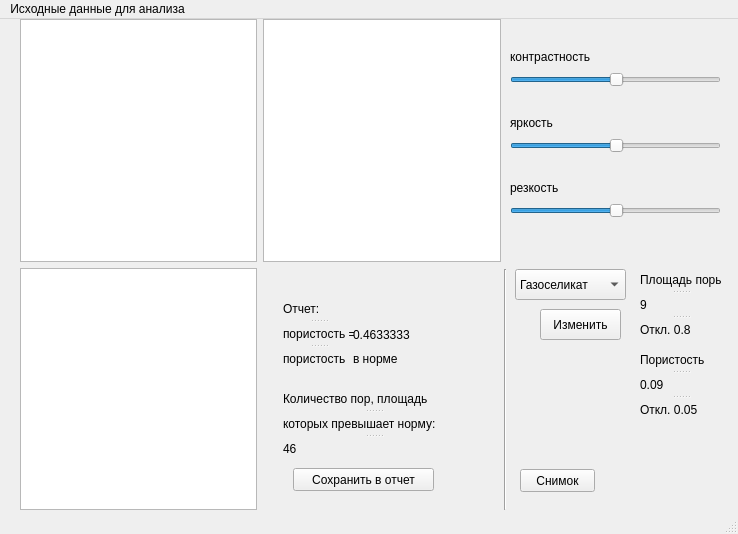
<?xml version="1.0" encoding="UTF-8"?>
<ui version="4.0">
 <class>MainWindow</class>
 <widget class="QMainWindow" name="MainWindow">
  <property name="geometry">
   <rect>
    <x>0</x>
    <y>0</y>
    <width>738</width>
    <height>534</height>
   </rect>
  </property>
  <property name="windowTitle">
   <string>MainWindow</string>
  </property>
  <property name="inputMethodHints">
   <set>Qt::ImhFormattedNumbersOnly</set>
  </property>
  <widget class="QWidget" name="centralwidget">
   <widget class="QComboBox" name="comboBox">
    <property name="geometry">
     <rect>
      <x>515</x>
      <y>250</y>
      <width>111</width>
      <height>31</height>
     </rect>
    </property>
    <item>
     <property name="text">
      <string>Газоселикат</string>
     </property>
    </item>
   </widget>
   <widget class="Line" name="line">
    <property name="geometry">
     <rect>
      <x>495</x>
      <y>250</y>
      <width>20</width>
      <height>241</height>
     </rect>
    </property>
    <property name="orientation">
     <enum>Qt::Vertical</enum>
    </property>
   </widget>
   <widget class="QPushButton" name="pushButton">
    <property name="geometry">
     <rect>
      <x>540</x>
      <y>290</y>
      <width>81</width>
      <height>31</height>
     </rect>
    </property>
    <property name="text">
     <string>Изменить</string>
    </property>
   </widget>
   <widget class="QPushButton" name="pushButton_3">
    <property name="geometry">
     <rect>
      <x>520</x>
      <y>450</y>
      <width>75</width>
      <height>23</height>
     </rect>
    </property>
    <property name="text">
     <string>Снимок</string>
    </property>
   </widget>
   <widget class="QSplitter" name="splitter_3">
    <property name="geometry">
     <rect>
      <x>640</x>
      <y>250</y>
      <width>81</width>
      <height>71</height>
     </rect>
    </property>
    <property name="orientation">
     <enum>Qt::Vertical</enum>
    </property>
    <widget class="QLabel" name="label_12">
     <property name="text">
      <string>Площадь поры</string>
     </property>
    </widget>
    <widget class="QLabel" name="label_13">
     <property name="text">
      <string>9</string>
     </property>
    </widget>
    <widget class="QLabel" name="label_14">
     <property name="text">
      <string>Откл. 0.8</string>
     </property>
    </widget>
   </widget>
   <widget class="QSplitter" name="splitter_4">
    <property name="geometry">
     <rect>
      <x>640</x>
      <y>330</y>
      <width>81</width>
      <height>71</height>
     </rect>
    </property>
    <property name="orientation">
     <enum>Qt::Vertical</enum>
    </property>
    <widget class="QLabel" name="label_15">
     <property name="text">
      <string>Пористость</string>
     </property>
    </widget>
    <widget class="QLabel" name="label_16">
     <property name="text">
      <string>0.09</string>
     </property>
    </widget>
    <widget class="QLabel" name="label_17">
     <property name="text">
      <string>Откл. 0.05</string>
     </property>
    </widget>
   </widget>
   <widget class="QWidget" name="">
    <property name="geometry">
     <rect>
      <x>20</x>
      <y>0</y>
      <width>481</width>
      <height>491</height>
     </rect>
    </property>
    <layout class="QGridLayout" name="gridLayout">
     <item row="0" column="1">
      <widget class="QGraphicsView" name="graphicsView_2">
       <property name="enabled">
        <bool>true</bool>
       </property>
      </widget>
     </item>
     <item row="1" column="0">
      <widget class="QGraphicsView" name="graphicsView_3">
       <property name="enabled">
        <bool>true</bool>
       </property>
      </widget>
     </item>
     <item row="0" column="0">
      <widget class="QGraphicsView" name="graphicsView">
       <property name="enabled">
        <bool>true</bool>
       </property>
      </widget>
     </item>
     <item row="1" column="1">
      <widget class="QWidget" name="widget_4" native="true">
       <widget class="QSplitter" name="splitter_2">
        <property name="geometry">
         <rect>
          <x>20</x>
          <y>120</y>
          <width>181</width>
          <height>71</height>
         </rect>
        </property>
        <property name="orientation">
         <enum>Qt::Vertical</enum>
        </property>
        <widget class="QLabel" name="label_7">
         <property name="text">
          <string>Количество пор, площадь</string>
         </property>
        </widget>
        <widget class="QLabel" name="label_8">
         <property name="text">
          <string>которых превышает норму:</string>
         </property>
        </widget>
        <widget class="QLabel" name="label_9">
         <property name="text">
          <string>46</string>
         </property>
        </widget>
       </widget>
       <widget class="QLabel" name="label_10">
        <property name="geometry">
         <rect>
          <x>90</x>
          <y>59</y>
          <width>111</width>
          <height>16</height>
         </rect>
        </property>
        <property name="text">
         <string>0.4633333</string>
        </property>
       </widget>
       <widget class="QLabel" name="label_11">
        <property name="geometry">
         <rect>
          <x>90</x>
          <y>83</y>
          <width>81</width>
          <height>16</height>
         </rect>
        </property>
        <property name="text">
         <string>в норме</string>
        </property>
       </widget>
       <widget class="QPushButton" name="pushButton_2">
        <property name="geometry">
         <rect>
          <x>30</x>
          <y>200</y>
          <width>141</width>
          <height>23</height>
         </rect>
        </property>
        <property name="text">
         <string>Сохранить в отчет</string>
        </property>
       </widget>
       <widget class="QSplitter" name="splitter">
        <property name="geometry">
         <rect>
          <x>20</x>
          <y>30</y>
          <width>71</width>
          <height>71</height>
         </rect>
        </property>
        <property name="orientation">
         <enum>Qt::Vertical</enum>
        </property>
        <widget class="QLabel" name="label">
         <property name="text">
          <string>Отчет:</string>
         </property>
        </widget>
        <widget class="QLabel" name="label_2">
         <property name="text">
          <string>пористость =</string>
         </property>
        </widget>
        <widget class="QLabel" name="label_6">
         <property name="text">
          <string>пористость</string>
         </property>
        </widget>
       </widget>
      </widget>
     </item>
    </layout>
   </widget>
   <widget class="QWidget" name="">
    <property name="geometry">
     <rect>
      <x>500</x>
      <y>20</y>
      <width>231</width>
      <height>191</height>
     </rect>
    </property>
    <layout class="QVBoxLayout" name="verticalLayout">
     <item>
      <widget class="QWidget" name="widget_3" native="true">
       <widget class="QSlider" name="horizontalSlider_5">
        <property name="geometry">
         <rect>
          <x>10</x>
          <y>30</y>
          <width>211</width>
          <height>22</height>
         </rect>
        </property>
        <property name="mouseTracking">
         <bool>false</bool>
        </property>
        <property name="autoFillBackground">
         <bool>true</bool>
        </property>
        <property name="value">
         <number>50</number>
        </property>
        <property name="orientation">
         <enum>Qt::Horizontal</enum>
        </property>
        <property name="invertedAppearance">
         <bool>false</bool>
        </property>
       </widget>
       <widget class="QLabel" name="label_5">
        <property name="geometry">
         <rect>
          <x>10</x>
          <y>10</y>
          <width>81</width>
          <height>16</height>
         </rect>
        </property>
        <property name="text">
         <string>контрастность</string>
        </property>
       </widget>
      </widget>
     </item>
     <item>
      <widget class="QWidget" name="widget_2" native="true">
       <widget class="QSlider" name="horizontalSlider_4">
        <property name="geometry">
         <rect>
          <x>10</x>
          <y>30</y>
          <width>211</width>
          <height>22</height>
         </rect>
        </property>
        <property name="mouseTracking">
         <bool>false</bool>
        </property>
        <property name="autoFillBackground">
         <bool>true</bool>
        </property>
        <property name="value">
         <number>50</number>
        </property>
        <property name="orientation">
         <enum>Qt::Horizontal</enum>
        </property>
        <property name="invertedAppearance">
         <bool>false</bool>
        </property>
       </widget>
       <widget class="QLabel" name="label_4">
        <property name="geometry">
         <rect>
          <x>10</x>
          <y>10</y>
          <width>81</width>
          <height>16</height>
         </rect>
        </property>
        <property name="text">
         <string>яркость</string>
        </property>
       </widget>
      </widget>
     </item>
     <item>
      <widget class="QWidget" name="widget" native="true">
       <widget class="QSlider" name="horizontalSlider_3">
        <property name="geometry">
         <rect>
          <x>10</x>
          <y>30</y>
          <width>211</width>
          <height>22</height>
         </rect>
        </property>
        <property name="mouseTracking">
         <bool>false</bool>
        </property>
        <property name="autoFillBackground">
         <bool>true</bool>
        </property>
        <property name="value">
         <number>50</number>
        </property>
        <property name="orientation">
         <enum>Qt::Horizontal</enum>
        </property>
        <property name="invertedAppearance">
         <bool>false</bool>
        </property>
       </widget>
       <widget class="QLabel" name="label_3">
        <property name="geometry">
         <rect>
          <x>10</x>
          <y>10</y>
          <width>81</width>
          <height>16</height>
         </rect>
        </property>
        <property name="text">
         <string>резкость</string>
        </property>
       </widget>
      </widget>
     </item>
    </layout>
   </widget>
  </widget>
  <widget class="QMenuBar" name="menubar">
   <property name="geometry">
    <rect>
     <x>0</x>
     <y>0</y>
     <width>738</width>
     <height>21</height>
    </rect>
   </property>
   <widget class="QMenu" name="menu">
    <property name="title">
     <string>Исходные данные для анализа</string>
    </property>
    <addaction name="actionOpen"/>
    <addaction name="actionWebcam"/>
   </widget>
   <addaction name="menu"/>
  </widget>
  <widget class="QStatusBar" name="statusbar"/>
  <action name="actionOpen">
   <property name="text">
    <string>Open</string>
   </property>
  </action>
  <action name="actionWebcam">
   <property name="text">
    <string>Webcam</string>
   </property>
  </action>
 </widget>
 <resources/>
 <connections/>
</ui>
